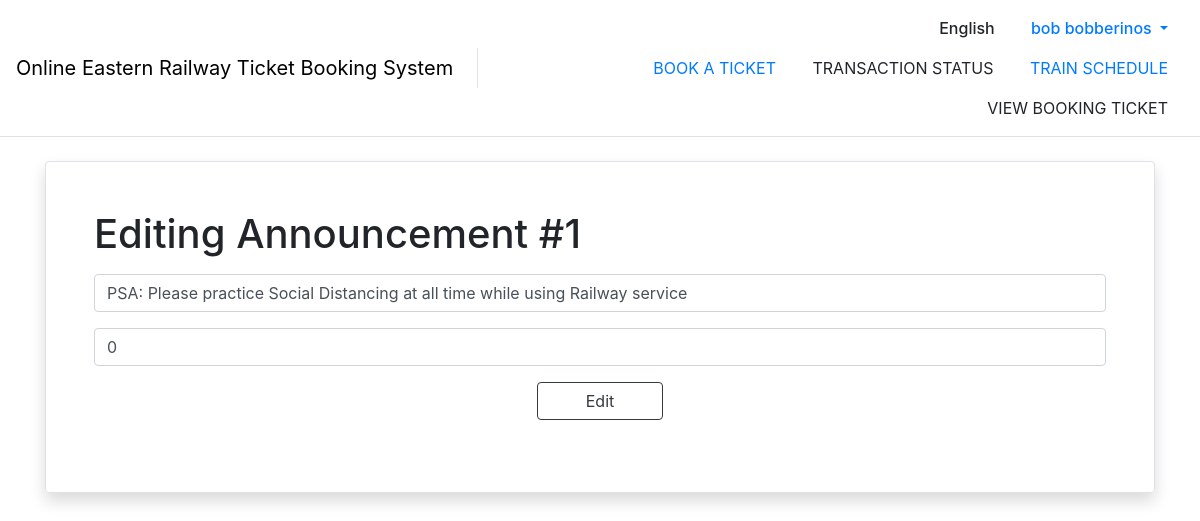
The app's page /announcement/edit/1/ (signed in) with its own data.
### announcement/models.py (models this page shows)
class Announcement(models.Model):
    announcer_user = models.ForeignKey(
        Announcer, on_delete=models.CASCADE, null=True)
    announce_text = models.TextField()
    announce_time = models.DateTimeField()
    view_count = models.IntegerField()

### announcement/views.py (the view, shortened to what this page needs)
# urls.py: path('edit/<int:announcement_id>/', views.EditAnnouncement.as_view(), name="editAnnouncement"),
class EditAnnouncement(LoginRequiredMixin, View):
    def get(self, request, announcement_id):
        context = prepare_context(request, show_navbar=True)
        announcement_form = AnnouncementForm()
        context['announcement_form'] = announcement_form
        context['announcement'] = Announcement.objects.get(pk=announcement_id)
        return render(request, 'announcement/editAnnouncement.html', context=context)

### announcement/forms.py
class AnnouncementForm(forms.ModelForm):
    class Meta:
        model = Announcement
        fields = ('announce_text',)

### account/utils.py (called while the page is built)
def prepare_context(request, show_navbar=True):
    context = {
        'show_navbar': show_navbar
    }
    if request.user.is_authenticated:
        user = User.objects.get(username=request.user.username)
        context['current_user'] = user
    return context

### announcement/templates/announcement/editAnnouncement.html (shortened to what this page needs)
{% extends "base.html" %}
{% load static %}
{% block content %}
  <div class="my-4">
    <div class="w-100 rounded border shadow p-5">
      <div class="row">
        <a class="col">
          <h1>Editing Announcement #{{ announcement.id }}</h1>
          <div id="signup" class="mt-3">
            <form action="#" method="POST">
              <div class="form-group">
                <input type="text" class="form-control" name="{{ announcement_form.announce_text.name }}"
                       id="{{ announcement_form.announce_text.id_for_label }}"
                       value="{{ announcement.announce_text }}" required>
              </div>
              <div class="form-group">
                <input type="number" class="form-control" name="view_count"
                       id="view_count" value="{{ announcement.view_count }}"
                       required>
              </div>
              <div class="text-center">
                <button type="submit" class="btn btn-outline-dark px-5">Edit</button>
              </div>
            </form>
          </div>
      </div>
    </div>
  </div>
  </div>
{% endblock content %}

### templates/base.html (shortened to what this page needs)
<!DOCTYPE html>
{% load static %}
<html lang="en">
<head>
  <link rel="stylesheet" type="text/css" href="{% static 'css/bootstrap.min.css'%}">
  <link rel="stylesheet" type="text/css" href="{% static 'css/bootstrap-select.min.css'%}">
  <link rel="stylesheet" type="text/css" href="{% static 'css/styles.css'%}">
</head>
<body>
  {% if show_navbar %}
  <nav class="navbar navbar-expand-lg navbar-light border-bottom">
    <div class="d-none d-lg-flex w-100 justify-content-center align-items-center">
      <div class="navbar-brand border-right pr-4 h-50">
        <div class="my-auto">
          <a class="d-inline-block my-auto"  href={% url 'dashboard' %} style="text-decoration: none; color: black;">Online Eastern Railway Ticket Booking System </a>
        </div>
      </div>
      <div class="text-right w-100">
        <div class="row align-content-right">
          <div class="col" style="font-weight: 500;">
            <a class="nav-link d-inline-block">English</a>
            {% if request.user.is_authenticated %}
              <div class="nav-item dropdown d-inline-block">
                <a class="nav-link dropdown-toggle" href="#" id="profileDropdown" role="button" data-toggle="dropdown" aria-haspopup="true" aria-expanded="false">
                  {% if user.first_name and user.last_name %}
                    {{ user.first_name }} {{ user.last_name }}
                  {% else %}
                    {{ user.username}}
                  {% endif %}
                </a>
              </div>
            {% else %}
              <a class="nav-link d-inline-block" href={% url 'login'%}>Login</a>
            {% endif %}
          </div>
        </div>
        <div class="row align-content-right">
          <div class="col text-uppercase">
            <a class="nav-link d-inline-block" href={% url 'searchSchedules' %}>BOOK A TICKET</a>
            <a class="nav-link d-inline-block">TRANSACTION STATUS</a>
            <a class="nav-link d-inline-block" href={% url 'searchTimetable' %}>TRAIN SCHEDULE</a>
            <a class="nav-link d-inline-block">VIEW BOOKING TICKET</a>
          </div>
        </div>
      </div>
    </div>
  </nav>
  {% endif %}
  <div id="content" class="container appear-fade-start">
    {% block content %}
    {% endblock content %}
</body>
</html>

### static/css/styles.css (style rules this page uses)
body { font-family: -apple-system, BlinkMacSystemFont, "Segoe UI", Roboto, "Sarabun", "Helvetica Neue", Arial, "Noto Sans", sans-serif, "Apple Color Emoji", "Segoe UI Emoji", "Segoe UI Symbol", "Noto Color Emoji" !important; }
.appear-fade-start { opacity: 0; animation: appear-fade 0.25s ease-out 0.1s 1 forwards; }

### records on screen
Announcement: id "1", announce_text "PSA: Please practice Social Distancing at all time while using Railway service", view_count "0"

### other values on screen
{{ user.first_name }} "bob"
{{ user.last_name }} "bobberinos"
